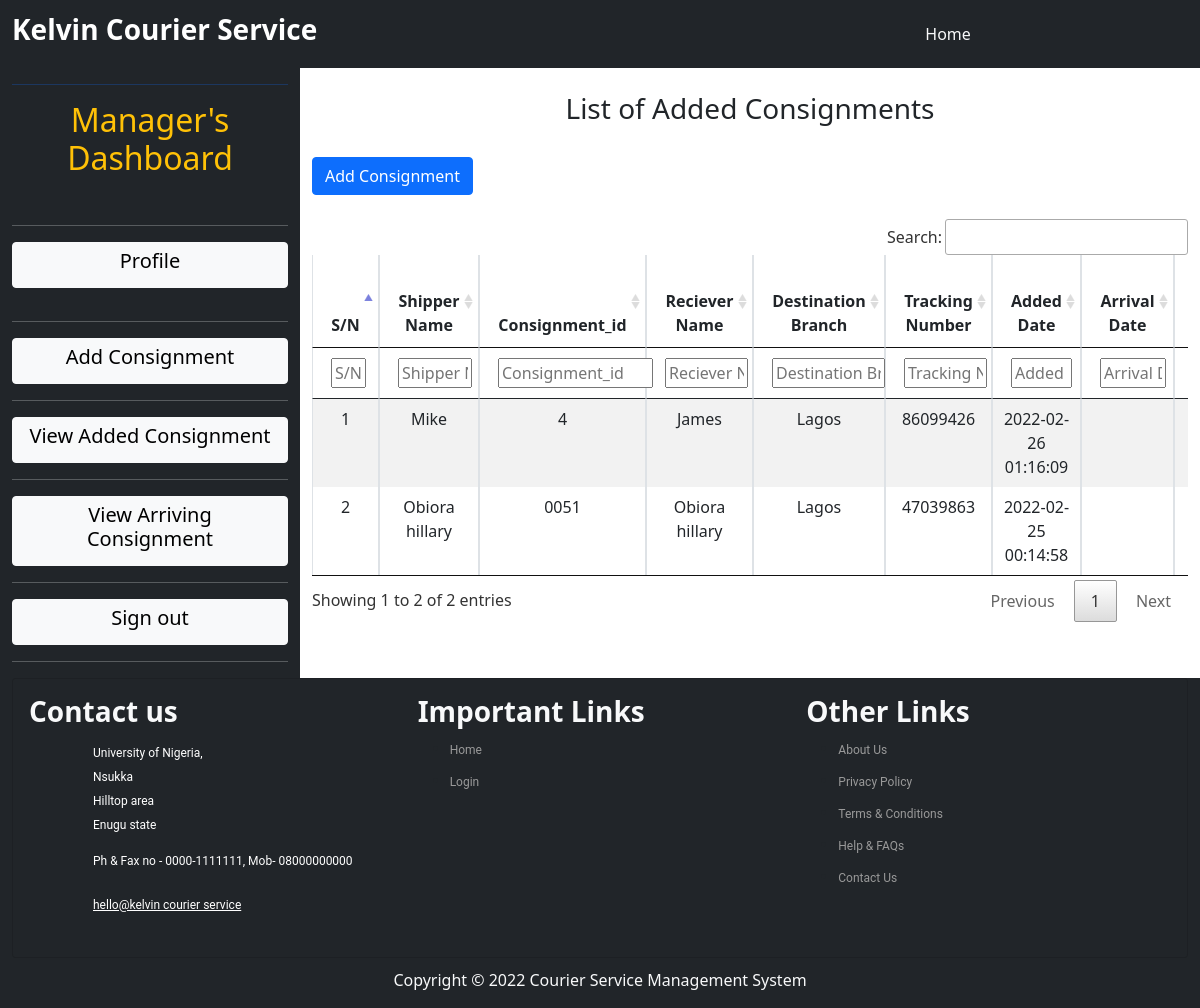
Page /view_added_consignment.php (signed in) on the committed database.
### tables this page shows
CREATE TABLE `courier` (
  `id` int(11) NOT NULL,
  `name` varchar(225) NOT NULL,
  `number` varchar(225) NOT NULL,
  `shipper_name` varchar(225) NOT NULL,
  `shipper_phone` varchar(225) NOT NULL,
  `shipper_address` varchar(225) NOT NULL,
  `reciever_name` varchar(225) NOT NULL,
  `reciever_phone` varchar(225) NOT NULL,
  `reciever_address` varchar(225) NOT NULL,
  `consignment_id` varchar(225) NOT NULL,
  `from_city` varchar(225) NOT NULL,
  `to_city` varchar(225) NOT NULL,
  `vehicle_number` varchar(225) NOT NULL,
  `driver_name` varchar(225) NOT NULL,
  `consignment_weight` varchar(225) NOT NULL,
  `tracking_number` varchar(225) NOT NULL,
  `status` varchar(225) NOT NULL,
  `date_arrived` varchar(225) NOT NULL,
  `date_claimed` varchar(225) NOT NULL,
  `time` timestamp NOT NULL DEFAULT current_timestamp()
);

### view_added_consignment.php (the view, shortened to what this page needs)
<?php
include('headerTwo.php');
require_once 'vendor/autoload.php';?>
<?php
$name = $_SESSION['name'];
$branch = $_SESSION['branch'];
?>
<div class="container-fluid">
    <div class="row">
    <div class="col-3 text-light bg-dark text-center" style="min-height: 600px;"><hr class="bg-primary">
    <h2 class="text-warning">Manager's Dashboard</h2><br><hr>
    <tr class="text-center">
        <button class="fun btn btn-light w-100" data-toggle="collapse" data-target="#manager"><h5>Profile</h5></button>
        </tr><hr class="bg-dark">
        </tr><hr class="bg-light">
        <tr class="text-center">
        <a href="add_consignment.php"><button class="fun btn btn-light w-100"><h5>Add Consignment</h5></button></a>
        </tr><hr class="bg-light">
        <tr class="text-center">
        <a href="view_added_consignment.php"><button class="fun btn btn-light w-100"><h5>View Added Consignment</h5></button></a>
        </tr><hr class="bg-light">
        <tr class="text-center">
        <a href="view_arriving_consignment.php"><button class="fun btn btn-light w-100"><h5>View Arriving Consignment</h5></button></a>
        </tr><hr class="bg-light">
        <tr class="text-center">
        <a href="logout_employee.php"><button class="fun btn btn-light w-100"><h5>Sign out </h5></button></a>
        </tr><hr class="bg-light">
    </div>
    <div class="col-9"><br>
    <div class="jumbotron">
    <h3 class="text-center">List of Added Consignments</h3><br>
    <form action="add_consignment.php" method="post">
        <button class="btn btn-primary">Add Consignment</button>
    </form><br>
    <div class="table-responsive">
            <table id="courier_data" class="table table-hover table-striped table-bordered">
                <thead>
                    <tr class="text-center">
                        <th>S/N</th>
                        <th>Shipper Name</th>
                        <th>Consignment_id</th>
                        <th>Reciever Name</th>
                        <th>Destination Branch</th>
                        <th>Tracking Number</th>
                        <th>Added Date</th>
                        <th>Arrival Date</th>
                        <th>Claimed Date</th>
                    </tr>
                </thead>
                <?php
                        global $con;
                        $query = "select * from courier where name='$name' and from_city='$branch' order by id desc";
                        $result = mysqli_query($con,$query) or die(mysqli_error($con));
                        $i = 1;
                        while ($row = mysqli_fetch_array($result)){
                        ?>
                    <tr class="text-center">
                        <td><?php echo $i++; ?></td>
                        <td><?php echo ucfirst($row['shipper_name']); ?></td>
                        <td><?php echo $row['consignment_id']; ?></td>
                        <td><?php echo ucfirst($row['reciever_name']); ?></td>
                        <td><?php echo $row['to_city']; ?></td>
                        <td><?php echo $row['tracking_number']; ?></td>
                        <td><?php echo $row['time']; ?></td>
                        <td><?php echo $row['date_arrived']; ?></td>
                        <td><?php echo $row['date_claimed']; ?></td>
                    </tr>
                    <?php }; ?>
            </table>
            <br>
        </div>
    </div>
    </div>
    </div>
    </div>
    <?php include('footer.php'); ?>

### headerTwo.php (style rules this page uses)
body { padding: 0px; margin: 0px; border: 0px; }

### rows in the picture
courier: shipper_name "Mike", consignment "4", reciever_name "James", to_city "Lagos", tracking_number "86099426", time "2022-02-26 01:16:09"
courier: shipper_name "Obiora hillary", consignment "0051", reciever_name "Obiora hillary", to_city "Lagos", tracking_number "47039863", time "2022-02-25 00:14:58"
